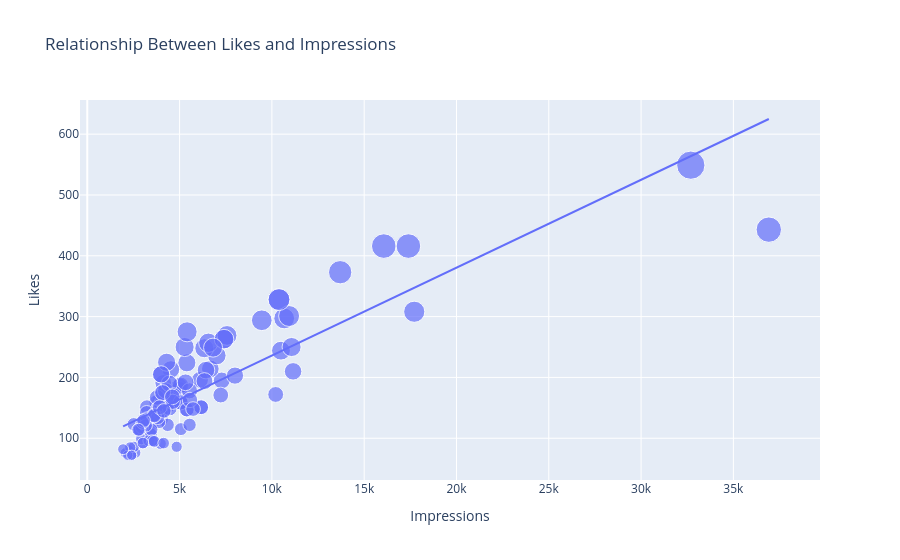

Notebook cell for this chart:
### Markdown cell above
## Now, let’s analyze relationships to find the most important factors of our Instagram reach. It will also help us in understanding how the Instagram algorithm works.

Let’s have a look at the relationship between the number of likes and the number of impressions on my Instagram posts:

### Code cell
figure = px.scatter(data_frame = data, x="Impressions",
                    y="Likes", size="Likes", trendline="ols", 
                    title = "Relationship Between Likes and Impressions")
figure.show()
